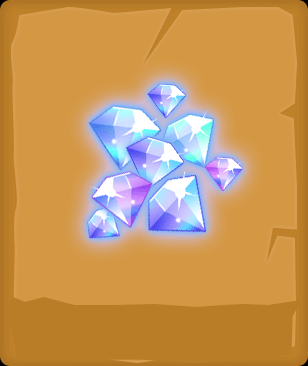

This game map was drawn from its Tiled (.tmx) file and the tilesets committed beside it. A one-line description and the full map source follow:
An orthogonal 1x1 tile map with 308x366 px tiles, 1 tile layer (Tile Layer 1) and 8 objects.

<map version="1.0" orientation="orthogonal" renderorder="right-down" width="1" height="1" tilewidth="308" tileheight="366" nextobjectid="19">
 <tileset firstgid="1" name="diamond_board1" tilewidth="308" tileheight="366" tilecount="1" columns="1">
  <image source="diamond_board1.png" width="308" height="366" />
 </tileset>
 <layer name="Tile Layer 1" width="1" height="1">
  <data encoding="csv">
1
</data>
 </layer>
 <objectgroup name="Twinkle">
  <object id="11" x="110.5" y="191.833" width="1" height="1" />
  <object id="12" x="102.833" y="215.833" width="1" height="1" />
  <object id="13" x="180.5" y="194.833" width="1" height="1" />
  <object id="14" x="166.167" y="156.167" width="1" height="1" />
  <object id="15" x="137.167" y="125.833" width="1" height="1" />
  <object id="16" x="173.5" y="94.1667" width="1" height="1" />
  <object id="17" x="196.167" y="127.833" width="1" height="1" />
  <object id="18" x="231.167" y="168.167" width="1" height="1" />
 </objectgroup>
</map>
